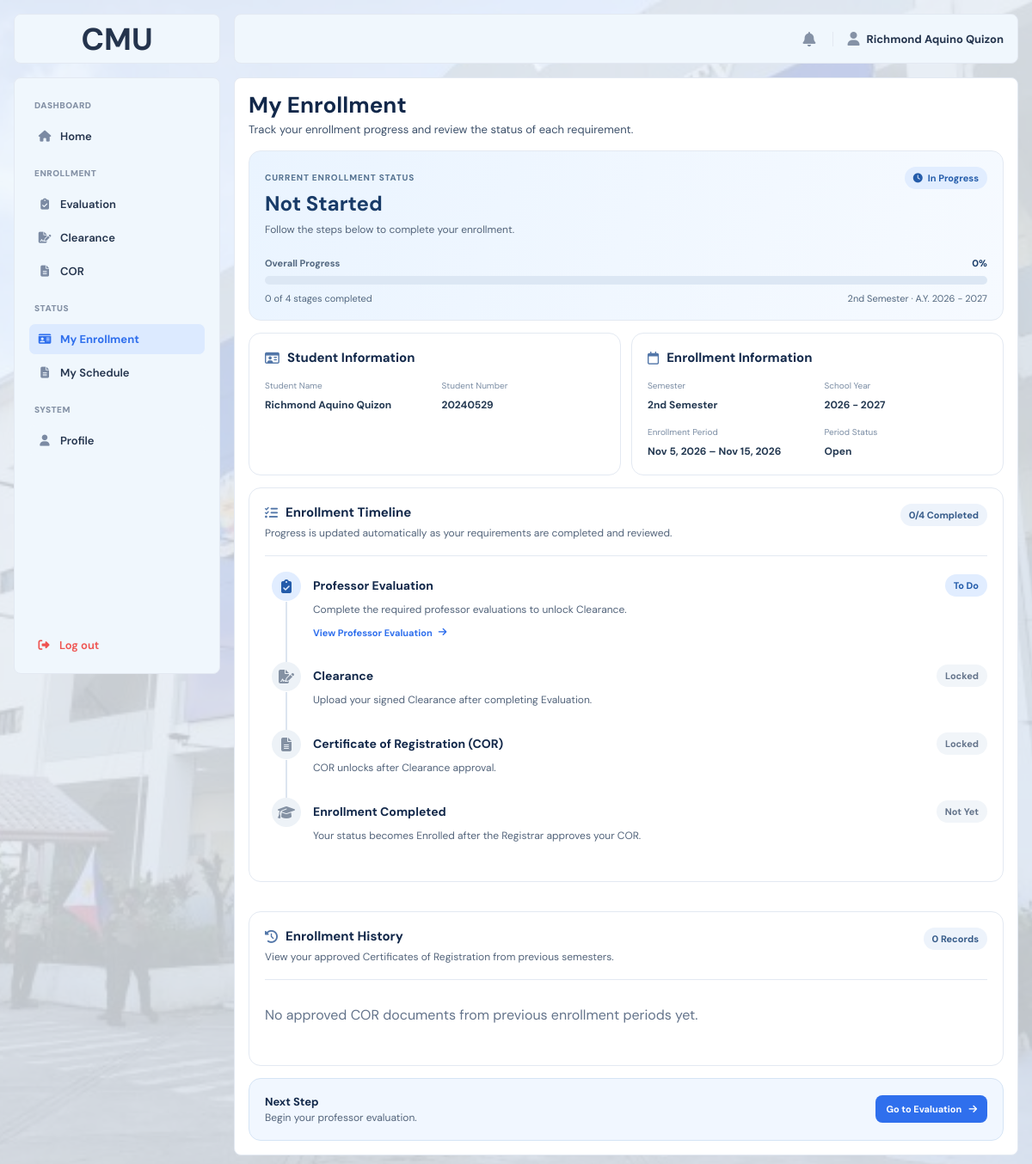
Page /?page=my_enrollment (signed in) on the committed database.
### tables this page shows
CREATE TABLE `students` (
  `student_id` int(10) UNSIGNED NOT NULL,
  `user_id` int(10) UNSIGNED DEFAULT NULL,
  `student_number` varchar(50) NOT NULL,
  `first_name` varchar(100) NOT NULL,
  `middle_name` varchar(100) DEFAULT NULL,
  `last_name` varchar(100) NOT NULL,
  `program` varchar(100) NOT NULL,
  `year_level` int(11) NOT NULL,
  `section` varchar(50) DEFAULT NULL,
  `email` varchar(100) NOT NULL,
  `phone` varchar(20) DEFAULT NULL,
  `password_hash` varchar(255) NOT NULL,
  `enrollment_phase` enum('NOT_STARTED','EVALUATION','CLEARANCE','COR','ENROLLED') NOT NULL DEFAULT 'NOT_STARTED',
  `enrollment_status` varchar(50) NOT NULL DEFAULT 'Closed',
  `created_at` datetime NOT NULL DEFAULT current_timestamp()
);

CREATE TABLE `system_settings` (
  `setting_id` int(10) UNSIGNED NOT NULL,
  `enrollment_status` enum('OPEN','CLOSED') NOT NULL DEFAULT 'CLOSED',
  `semester` varchar(50) DEFAULT NULL,
  `school_year` varchar(20) DEFAULT NULL,
  `start_date` date DEFAULT NULL,
  `end_date` date DEFAULT NULL,
  `updated_at` datetime NOT NULL DEFAULT current_timestamp() ON UPDATE current_timestamp()
);

### index.php (called while the page is built, shortened)
<?php
$pages = [
    'home_main' => 'main/home_main.php',
    'course_offering' => 'main/course_offering.php',
    'faculty_evaluation' => 'main/faculty_evaluation.php',
    'evaluation_form' => 'main/evaluation_form.php',
    'clearance_main' => 'main/clearance_main.php',
    'cor' => 'main/cor.php',
    'my_enrollment' => 'main/my_enrollment.php',
    'profile' => 'main/profile.php',
    'admin_home' => 'admin/admin_home.php',
    'enrollment_period' => 'admin/enrollment_period.php',
    'student_enrollment' => 'admin/student_enrollment.php',
    'clearance_submissions' => 'admin/clearance_submissions.php',
    'cor_submissions' => 'admin/cor_submissions.php',
    'course_offerings' => 'admin/course_offerings.php',
    'course_management' => 'admin/course_management.php',
    'student_management' => 'admin/student_management.php',
    'login' => 'auth/login.php',
    'register' => 'auth/register.php',
    'forget' => 'auth/forget.php',
    'verification' => 'auth/verification.php',
    'reset' => 'auth/reset.php',
    'set_password' => 'auth/set_password.php',
    'error404' => 'error/error404.php',
    'maintenance' => 'error/maintenance.php',
    'sample' => 'sample.php',
];
$page = $_GET['page'] ?? 'login';
require FRONTEND_PATH . '/pages/' . $pages[$page];

### backend/models/student.php (called while the page is built, shortened)
<?php
function student_find_by_id(mysqli $conn, int $student_id): ?array
{
    $stmt = $conn->prepare(
        'SELECT
            s.student_id,
            s.user_id,
            s.student_number,
            s.first_name,
            s.middle_name,
            s.last_name,
            s.program,
            s.year_level,
            s.section,
            s.email,
            s.phone,
            u.role,
            s.enrollment_phase
         FROM students s
         INNER JOIN users u
            ON u.user_id = s.user_id
         WHERE s.student_id = ?
         LIMIT 1'
    );
    $stmt->bind_param('i', $student_id);
    $stmt->execute();
    $row = $stmt->get_result()->fetch_assoc();
    return $row ?: null;
}

### frontend/pages/main/my_enrollment.php (the view, shortened to what this page needs)
<?php
require_once dirname(__DIR__, 3) . '/backend/bootstrap.php';
require_once dirname(__DIR__, 3) . '/backend/models/student.php';
$studentId = (int) ($_SESSION['student_id'] ?? 0);
$student = student_find_by_id($conn, $studentId);
$userName = trim(($student['first_name'] ?? '') . ' ' . (!empty($student['middle_name']) ? $student['middle_name'] . ' ' : '') . ($student['last_name'] ?? ''));
$settingsStmt = $conn->prepare('SELECT enrollment_status, semester, school_year, start_date, end_date FROM system_settings WHERE setting_id = 1 LIMIT 1');
$settingsStmt->execute();
$settings = $settingsStmt->get_result()->fetch_assoc() ?: [];
$phase = strtoupper((string) ($student['enrollment_phase'] ?? 'NOT_STARTED'));
$phaseSteps = ['NOT_STARTED' => 0, 'EVALUATION' => 1, 'CLEARANCE' => 2, 'COR' => 3, 'ENROLLED' => 4];
$stepsDone = $phaseSteps[$phase] ?? 0;
$percent = $stepsDone * 25;
$clearanceStmt = $conn->prepare(
    'SELECT status, rejection_reason FROM clearance_submissions
     WHERE student_id = ? AND semester = ?
       AND REPLACE(school_year, " ", "") = REPLACE(?, " ", "")
     ORDER BY clearance_id DESC LIMIT 1'
);
$clearanceStmt->bind_param('iss', $studentId, $settings['semester'], $settings['school_year']);
$clearanceStmt->execute();
$clearance = $clearanceStmt->get_result()->fetch_assoc() ?: null;
$corStmt = $conn->prepare(
    'SELECT cs.status, cs.rejection_reason FROM cor_submissions cs
     INNER JOIN enrollment_periods ep ON ep.period_id = cs.period_id
     WHERE cs.student_id = ? AND ep.semester = ?
       AND REPLACE(ep.school_year, " ", "") = REPLACE(?, " ", "")
     ORDER BY cs.cor_submission_id DESC LIMIT 1'
);
$corStmt->bind_param('iss', $studentId, $settings['semester'], $settings['school_year']);
$corStmt->execute();
$cor = $corStmt->get_result()->fetch_assoc() ?: null;
$historyStmt = $conn->prepare(
    'SELECT cs.cor_submission_id, cs.reviewed_at, cs.submitted_at,
            ep.semester, ep.school_year
     FROM cor_submissions cs
     INNER JOIN enrollment_periods ep ON ep.period_id = cs.period_id
     WHERE cs.student_id = ? AND cs.status = "APPROVED"
       AND NOT (ep.semester = ? AND REPLACE(ep.school_year, " ", "") = REPLACE(?, " ", ""))
     ORDER BY ep.school_year DESC,
              CASE ep.semester WHEN "Summer" THEN 3 WHEN "2nd Semester" THEN 2 ELSE 1 END DESC,
              cs.reviewed_at DESC, cs.cor_submission_id DESC'
);
$historyStmt->bind_param('iss', $studentId, $settings['semester'], $settings['school_year']);
$historyStmt->execute();
$history = $historyStmt->get_result()->fetch_all(MYSQLI_ASSOC);
$clearanceStatus = strtoupper((string) ($clearance['status'] ?? 'NOT_SUBMITTED'));
$corStatus = strtoupper((string) ($cor['status'] ?? 'NOT_SUBMITTED'));
$labels = [
    'NOT_STARTED' => 'Not Started',
    'EVALUATION' => 'Evaluation Completed',
    'CLEARANCE' => 'Clearance Completed',
    'COR' => 'COR In Progress',
    'ENROLLED' => 'Officially Enrolled',
];
$phaseLabel = $labels[$phase] ?? 'Enrollment Status Unavailable';
$period = 'Not set';
if (!empty($settings['start_date']) && !empty($settings['end_date'])) {
    $start = strtotime($settings['start_date']);
    $end = strtotime($settings['end_date']);
    if ($start && $end) $period = date('M j, Y', $start) . ' – ' . date('M j, Y', $end);
}
$stages = [
    [
        'title' => 'Professor Evaluation', 'icon' => 'fa-clipboard-check', 'url' => 'faculty_evaluation',
        'done' => $stepsDone >= 1,
        'status' => $stepsDone >= 1 ? 'Completed' : ($stepsDone === 0 ? 'To Do' : 'Not Started'),
        'detail' => $stepsDone >= 1 ? 'Your professor evaluation requirement is complete.' : 'Complete the required professor evaluations to unlock Clearance.',
        'reason' => '',
    ],
    [
        'title' => 'Clearance', 'icon' => 'fa-file-signature', 'url' => 'clearance',
        'done' => $stepsDone >= 2,
        'status' => $stepsDone >= 2 ? 'Approved' : ($stepsDone < 1 ? 'Locked' : ($clearanceStatus === 'PENDING' ? 'Pending Review' : ($clearanceStatus === 'REJECTED' ? 'Rejected' : 'To Do'))),
        'detail' => $stepsDone >= 2 ? 'Your signed Clearance has been approved by the Registrar.' : ($clearanceStatus === 'PENDING' && $stepsDone >= 1 ? 'Your Clearance is awaiting Registrar review.' : ($clearanceStatus === 'REJECTED' && $stepsDone >= 1 ? 'Please correct and resubmit your Clearance.' : 'Upload your signed Clearance after completing Evaluation.')),
        'reason' => $stepsDone < 2 && $clearanceStatus === 'REJECTED' ? (string) ($clearance['rejection_reason'] ?? '') : '',
    ],
    [
        'title' => 'Certificate of Registration (COR)', 'icon' => 'fa-file-lines', 'url' => 'cor',
        'done' => $stepsDone >= 4,
        'status' => $stepsDone >= 4 ? 'Approved' : ($stepsDone < 2 ? 'Locked' : ($corStatus === 'PENDING' ? 'Pending Review' : ($corStatus === 'REJECTED' ? 'Rejected' : 'To Do'))),
        'detail' => $stepsDone >= 4 ? 'Your signed COR has been approved by the Registrar.' : ($stepsDone < 2 ? 'COR unlocks after Clearance approval.' : ($corStatus === 'PENDING' ? 'Your COR is awaiting Registrar review.' : ($corStatus === 'REJECTED' ? 'Please correct and resubmit your COR.' : 'Download, sign, and upload your COR for approval.'))),
        'reason' => $stepsDone < 4 && $corStatus === 'REJECTED' ? (string) ($cor['rejection_reason'] ?? '') : '',
    ],
    [
        'title' => 'Enrollment Completed', 'icon' => 'fa-graduation-cap', 'url' => 'my_enrollment',
        'done' => $stepsDone === 4,
        'status' => $stepsDone === 4 ? 'Completed' : 'Not Yet',
        'detail' => $stepsDone === 4 ? 'You have successfully completed all enrollment requirements.' : 'Your status becomes Enrolled after the Registrar approves your COR.',
        'reason' => '',
    ],
];
$nextUrl = $stepsDone === 0 ? 'faculty_evaluation' : ($stepsDone === 1 ? 'clearance' : ($stepsDone < 4 ? 'cor' : ''));
$nextText = $stepsDone === 0 ? 'Go to Evaluation' : ($stepsDone === 1 ? 'View Clearance' : ($stepsDone < 4 ? 'View COR' : ''));
?>
<!DOCTYPE html>
<html lang="en">
<head>
    <link rel="stylesheet" href="<?= BASE_URL ?>frontend/assets/css/main.css">
    <link rel="stylesheet" href="<?= BASE_URL ?>frontend/assets/css/student.css">
    <link rel="stylesheet" href="https://cdnjs.cloudflare.com/ajax/libs/font-awesome/6.5.2/css/all.min.css">
</head>
<body>
<div class="layout">
    <div class="imglogo"><span>CMU</span></div>
    <?php require FRONTEND_PATH . 'includes/sidebar.php'; ?>
    <div class="overlay" id="overlay"></div>
    <div class="main">
        <?php require FRONTEND_PATH . 'includes/topbar.php'; ?>
        <div class="content myen-page">
            <header class="page-heading">
                <h1>My Enrollment</h1>
                <p>Track your enrollment progress and review the status of each requirement.</p>
            </header>
            <section class="myen-overview">
                <div class="myen-overview-top">
                    <div>
                        <span class="myen-eyebrow">CURRENT ENROLLMENT STATUS</span>
                        <h2><?= e($phaseLabel) ?></h2>
                        <p><?= $stepsDone === 4 ? 'All enrollment requirements have been completed.' : 'Follow the steps below to complete your enrollment.' ?></p>
                    </div>
                    <span class="myen-pill <?= $stepsDone === 4 ? 'is-complete' : 'is-active' ?>">
                        <i class="fa-solid <?= $stepsDone === 4 ? 'fa-circle-check' : 'fa-clock' ?>"></i>
                        <?= $stepsDone === 4 ? 'Enrolled' : 'In Progress' ?>
                    </span>
                </div>
                <div class="myen-progress-heading"><span>Overall Progress</span><strong><?= $percent ?>%</strong></div>
                <div class="myen-progress-track" role="progressbar" aria-label="Enrollment progress" aria-valuemin="0" aria-valuemax="100" aria-valuenow="<?= $percent ?>">
                </div>
                <div class="myen-progress-foot"><span><?= $stepsDone ?> of 4 stages completed</span><span><?= e(($settings['semester'] ?? '') ?: 'Semester not set') ?> · A.Y. <?= e(($settings['school_year'] ?? '') ?: 'Not set') ?></span></div>
            </section>
            <div class="myen-info-grid">
                <section class="myen-card">
                    <h2><i class="fa-regular fa-id-card"></i> Student Information</h2>
                    <div class="myen-details">
                        <div><small>Student Name</small><strong><?= e($userName) ?></strong></div>
                        <div><small>Student Number</small><strong><?= e((string) ($student['student_number'] ?? 'Not set')) ?></strong></div>
                    </div>
                </section>
                <section class="myen-card">
                    <h2><i class="fa-regular fa-calendar"></i> Enrollment Information</h2>
                    <div class="myen-details">
                        <div><small>Semester</small><strong><?= e(($settings['semester'] ?? '') ?: 'Not set') ?></strong></div>
                        <div><small>School Year</small><strong><?= e(($settings['school_year'] ?? '') ?: 'Not set') ?></strong></div>
                        <div><small>Enrollment Period</small><strong><?= e($period) ?></strong></div>
                        <div><small>Period Status</small><strong><?= strtoupper((string) ($settings['enrollment_status'] ?? 'CLOSED')) === 'OPEN' ? 'Open' : 'Closed' ?></strong></div>
                    </div>
                </section>
            </div>
            <section class="myen-card">
                <div class="myen-section-head">
                    <div><h2><i class="fa-solid fa-list-check"></i> Enrollment Timeline</h2><p>Progress is updated automatically as your requirements are completed and reviewed.</p></div>
                    <span class="myen-counter"><?= $stepsDone ?>/4 Completed</span>
                </div>
                <div class="myen-timeline">
                    <?php foreach ($stages as $index => $stage): ?>
                        <?php $stateClass = $stage['done'] ? 'is-done' : (in_array($stage['status'], ['Rejected'], true) ? 'is-rejected' : (in_array($stage['status'], ['Pending Review', 'To Do'], true) ? 'is-current' : 'is-waiting')); ?>
                        <article class="myen-stage <?= $stateClass ?>">
                            <div class="myen-stage-marker"><i class="fa-solid <?= $stage['done'] ? 'fa-check' : $stage['icon'] ?>"></i></div>
                            <div class="myen-stage-content">
                                <div class="myen-stage-top"><h3><?= e($stage['title']) ?></h3><span class="myen-stage-status"><?= e($stage['status']) ?></span></div>
                                <p><?= e($stage['detail']) ?></p>
                                <?php if ($index < 3 && !$stage['done'] && $stage['status'] !== 'Locked'): ?>
                                    <a class="myen-stage-link" href="<?= BASE_URL ?>?page=<?= urlencode($stage['url']) ?>">View <?= e($stage['title']) ?> <i class="fa-solid fa-arrow-right"></i></a>
                                <?php endif; ?>
                            </div>
                        </article>
                    <?php endforeach; ?>
                </div>
            </section>
            <section class="myen-card" style="margin-top: 20px;">
                <div class="myen-section-head">
                    <div>
                        <h2><i class="fa-solid fa-clock-rotate-left"></i> Enrollment History</h2>
                        <p>View your approved Certificates of Registration from previous semesters.</p>
                    </div>
                    <span class="myen-counter"><?= count($history) ?> Record<?= count($history) === 1 ? '' : 's' ?></span>
                </div>
                <?php if (empty($history)): ?>
                    <p style="padding: 14px 0; color: #64748b;">No approved COR documents from previous enrollment periods yet.</p>
                <?php endif; ?>
            </section>
            <?php if ($nextUrl !== ''): ?>
                <div class="myen-next"><div><strong>Next Step</strong><p><?= $stepsDone === 0 ? 'Begin your professor evaluation.' : ($stepsDone === 1 ? 'Complete or check your Clearance submission.' : 'Complete or check your COR submission.') ?></p></div><a href="<?= BASE_URL ?>?page=<?= $nextUrl ?>"><?= e($nextText) ?> <i class="fa-solid fa-arrow-right"></i></a></div>
            <?php endif; ?>
        </div>
    </div>
</div>
</body>
</html>

### rows in the picture
students: enrollment_phase "Not Started", enrollment_phase "0", student_number "20240529", enrollment_phase "Go to Evaluation"
system_settings: semester "2nd Semester", school_year "2026 - 2027", period "Nov 5, 2026 – Nov 15, 2026"

### other values in the picture
$section['title'] "ENROLLMENT"
$item['label'] "Evaluation"
$item['label'] "Clearance"
$item['label'] "COR"
$section['title'] "STATUS"
$item['label'] "My Enrollment"
$item['label'] "My Schedule"
$section['title'] "SYSTEM"
$item['label'] "Profile"
$userName "Richmond Aquino Quizon"
$stage['title'] "Professor Evaluation"
$stage['status'] "To Do"
$stage['detail'] "Complete the required professor evaluations to unlock Clearance."
$stage['title'] "Clearance"
$stage['status'] "Locked"
